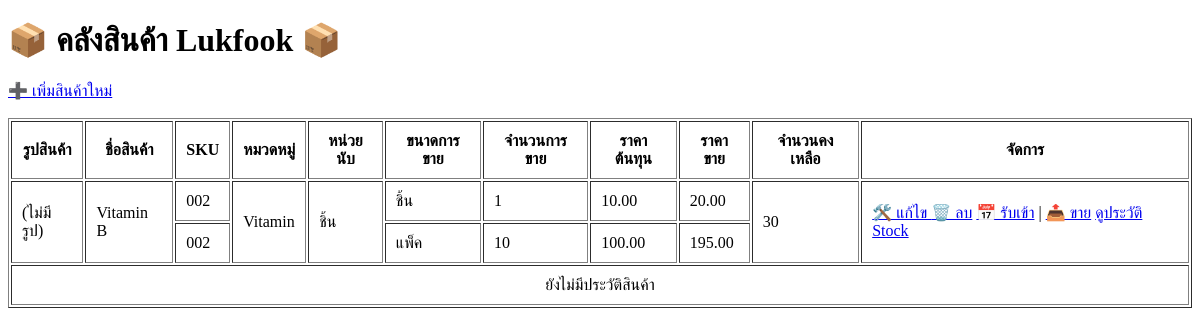
Before: / with the older database file.
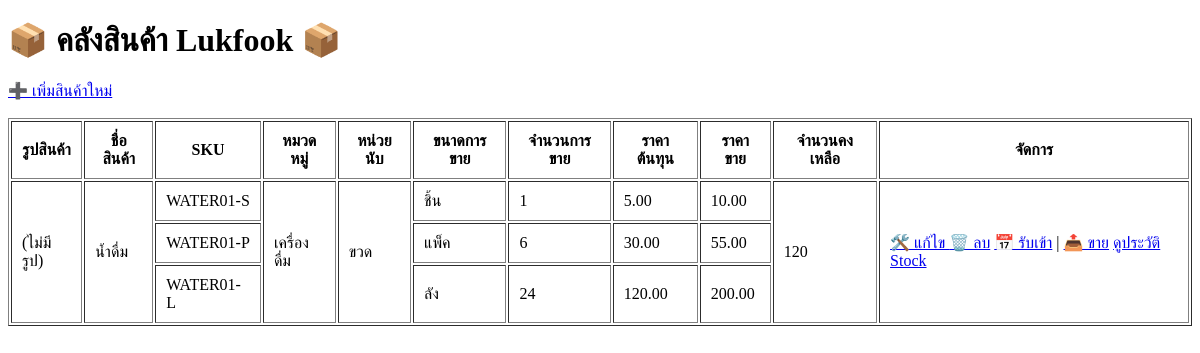
After: the same page with the newer database file.
### model.py (models this page shows, shortened)
class ProductVariant(db.Model):  ## ข้อมูล 1 SKU สินค้าอาจจะมีหลาย pack size
    __tablename__ = 'product_variant'
    id = db.Column(db.Integer, primary_key=True)
    product_id = db.Column(db.Integer, db.ForeignKey('product.id'), nullable=False)
    sale_mode = db.Column(db.String(50))  # รูปแบบการขาย (single, pack, box)
    sku_suffix = db.Column(db.String(50))  # optional เช่น -P5, -P10
    pack_size = db.Column(db.Integer, nullable=False)# จำนวนหน่วยที่ขายในแต่ละรูปแบบ เช่น 5, 10  [จำนวนหน่วยย่อยต่อแพ็ค (ใช้ตอนขาย)]
    selling_price = db.Column(db.Float, nullable=True)  # ราคาขาย
    stock = db.Column(db.Integer, default=0) # จำนวนคงเหลือ
    is_for_sale = db.Column(db.Boolean, default=True) #กำหนดรูปแบบ pack_size นี้ใช้สำหรับการขาย

class Product(db.Model):
    __tablename__ = 'product'
    id = db.Column(db.Integer, primary_key=True)
    name = db.Column(db.String(100), nullable=False) #ชื่อสินค้า
    sku = db.Column(db.String(50), unique=True, nullable=False) #รหัสSKU
    cost_price = db.Column(db.Float, nullable=False) #ราคาต้นทุนสินค้า
    category = db.Column(db.String(50)) #หมวดหมู่สินค้า เช่น Vitamin / Drug / กระดาษ  ไม่ได้มีผลอะไรกับ data
    unit = db.Column(db.String(20)) #หน่วยนับ(แบบชิ้น)
    stock = db.Column(db.Integer, default=0) #จำนวนคงเหลือสต๊อก(แบบชิ้น)
    image_filename = db.Column(db.String(200))  #ชื่อไฟล์รูปภาพ
    variants = db.relationship('ProductVariant', backref='product', cascade="all, delete-orphan", lazy=True)
    @property
    def serialized_variants(self):
        return [
            {
                "sku_suffix": v.sku_suffix,
                "sale_mode": v.sale_mode,
                "pack_size": v.pack_size,
                "selling_price": v.selling_price
            }
            for v in self.variants
        ]

### app.py (the view)
@app.route('/')
def index():
    products = Product.query.options(db.joinedload(Product.variants)).all()
    return render_template("index.html", products=products)

### templates/index.html (shortened to what this page needs)
<!DOCTYPE html>
<html lang="en">
  <head>
  </head>
  <body>
    <h1>📦 คลังสินค้า Lukfook 📦</h1>
    <a href="{{ url_for('add_product') }}">➕ เพิ่มสินค้าใหม่</a><br /><br />
    <table border="1" cellpadding="10">
      <thead>
        <tr>
          <th>รูปสินค้า</th>
          <th>ชื่อสินค้า</th>
          <th>SKU</th>
          <th>หมวดหมู่</th>
          <th>หน่วยนับ</th>
          <th>ขนาดการขาย</th>
          <th>จำนวนการขาย</th>
          <th>ราคาต้นทุน</th>
          <th>ราคาขาย</th>
          <th>จำนวนคงเหลือ</th>
          <th>จัดการ</th>
        </tr>
      </thead>
      <tbody>
        {% for product in products %} {% set total_row = product.variants|length
        if product.variants else 1 %} {% for variant in
        product.variants|sort(attribute='pack_size') %}
        <tr>
          {% if loop.first %}
          <td rowspan="{{ total_row }}">
            {% if product.image_filename %}
            <img
              src="{{ url_for('static', filename='uploads/' + product.image_filename) }}"
              width="80"
            />
            {% else %}(ไม่มีรูป){% endif %}
          </td>
          <td rowspan="{{ total_row }}">{{ product.name }}</td>
          {% endif %}
          <td>
            {{ product.sku }}{% if variant.sku_suffix %}-{{ variant.sku_suffix
            }}{% endif %}
          </td>
          {% if loop.first %}
          <td rowspan="{{ total_row }}">{{ product.category or '-' }}</td>
          <td rowspan="{{ total_row }}">{{ product.unit or '-' }}</td>
          {% endif %}
          <td>{{ variant.sale_mode }}</td>
          <td>{{ variant.pack_size }}</td>
          <td>
            {{ '{:,.2f}'.format(product.cost_price * variant.pack_size) }}
          </td>
          <td>
            {{ '{:,.2f}'.format(variant.selling_price) if variant.selling_price
            is not none else '–' }}
          </td>
          {% if loop.first %}
          <td rowspan="{{ total_row }}">{{ '{:,}'.format(product.stock) }}</td>
          {% endif %} {% if loop.first %}
          <td rowspan="{{ total_row }}">
            <a
              href="#"
              class="edit-btn"
              data-id="{{ product.id }}"
              data-name="{{ product.name }}"
              data-sku="{{ product.sku }}"
              data-cost="{{ product.cost_price }}"
              data-category="{{ product.category or '' }}"
              data-unit="{{ product.unit or '' }}"
              data-variants='{{ product.serialized_variants | tojson | safe}}'
            >
              🛠️ แก้ไข
            </a>
            <a href="#" class="delete-btn" data-id="{{ product.id }}">🗑️ ลบ</a>
            <a href="{{ url_for('stock_in', product_id=product.id) }}"
              >📅 รับเข้า</a
            >
            |
            <a href="{{ url_for('sell_product', product_id=product.id) }}"
              >📤 ขาย</a
            >
            <a href="{{ url_for('stock_movement', product_id=product.id) }}" class="btn btn-outline-info btn-sm">
              ดูประวัติ Stock
          </a>
          </td>
          {% endif %}
        </tr>
        {% endfor %} {% if products|length == 1 %}
        <tr>
          <td colspan="11" style="text-align: center">ยังไม่มีประวัติสินค้า</td>
        </tr>
        {% endif %} {% endfor %}
      </tbody>
    </table>
  </body>
</html>

Changed rows visible on the page:
no longer on this page (row edited): Product: product.cost_price*variant.pack_size "10.00", stock "30", product.cost_price*variant.pack_size "100.00", ProductVariant (shows "(ไม่มีรูป)", name "Vitamin B", sku "002", category "Vitamin", unit "ชิ้น", sale_mode "ชิ้น", pack_size "1", selling_price "20.00"), ProductVariant (sku "002", sale_mode "แพ็ค", pack_size "10", selling_price "195.00")
added Product: product.cost_price*variant.pack_size "5.00", stock "120", product.cost_price*variant.pack_size "30.00", product.cost_price*variant.pack_size "120.00", ProductVariant (shows "(ไม่มีรูป)", name "น้ำดื่ม", sku "WATER01", sku_suffix "S", category "เครื่องดื่ม", unit "ขวด", sale_mode "ชิ้น", pack_size "1", selling_price "10.00"), ProductVariant (sku "WATER01", sku_suffix "P", sale_mode "แพ็ค", pack_size "6", selling_price "55.00")
added ProductVariant: sku "WATER01", sku_suffix "L", sale_mode "ลัง", pack_size "24", selling_price "200.00"
